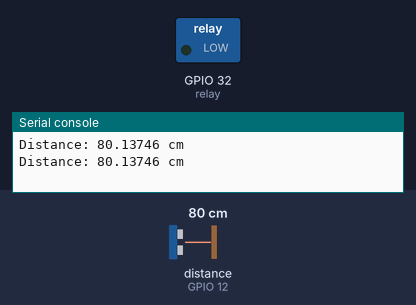
Bench run of a program on a simulated ESP32 board running MicroPython. On the bench: switched loads named in the program (green lamp = pin HIGH), the last lines printed to the serial console. The inputs (shaded band) are chosen by the test bench; at power-on: distance to the obstacle (sensor on GPIO 12) 80 cm. The echo pulse lasts 58.3 µs per cm; library files of the repository ran but are not shown: hcsr04.py; pins used as bus, display or sensor lines are not drawn.

Above: at 1.2 s.
1.3 s: distance to the obstacle (sensor on GPIO 12) set to 11 cm
3.2 s: distance to the obstacle (sensor on GPIO 12) set to 8 cm
At 4.9 s:
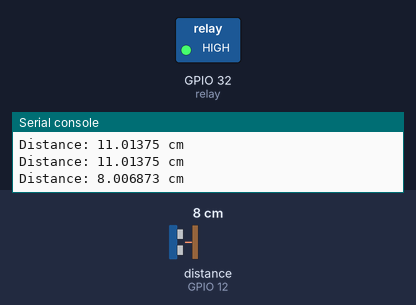
5.5 s: distance to the obstacle (sensor on GPIO 12) set to 18 cm
At 6.6 s:
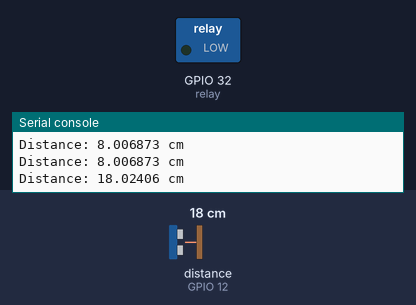
7.5 s: distance to the obstacle (sensor on GPIO 12) set to 2 cm
At 9.4 s:
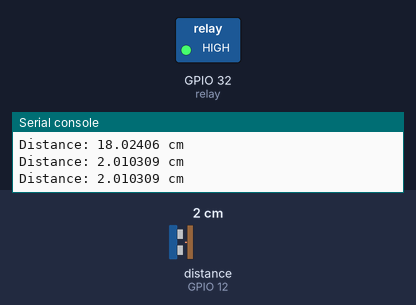
Timing chart, 0 to 10.5 s (numbered marks = the images above; inputs shaded):
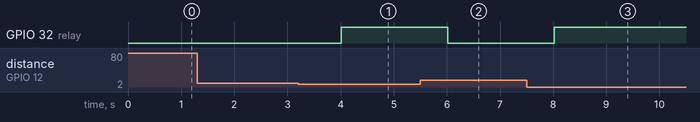

The program:

Ultralydssensor.py
```python
from hcsr04 import HCSR04
from time import sleep
from machine import Pin

# ESP32
sensor = HCSR04(trigger_pin=14, echo_pin=12, echo_timeout_us=10000)
relay = Pin(32, Pin.OUT)

while True:
    distance = sensor.distance_cm()
    print('Distance:', distance, 'cm')
    if distance < 10:
        relay.value(1)
    else:
        relay.value(0)
    sleep(1)
```

Measured:
- the behaviour switches between 10 and 9 cm on distance to the obstacle (sensor on GPIO 12) (found by bisection; images 0 and 1)
- after the input at 3.2 s, GPIO 32 (relay): LOW → HIGH after 0.82 s
- after the input at 5.5 s, GPIO 32 (relay): HIGH → LOW after 0.52 s
- after the input at 7.5 s, GPIO 32 (relay): LOW → HIGH after 0.52 s
